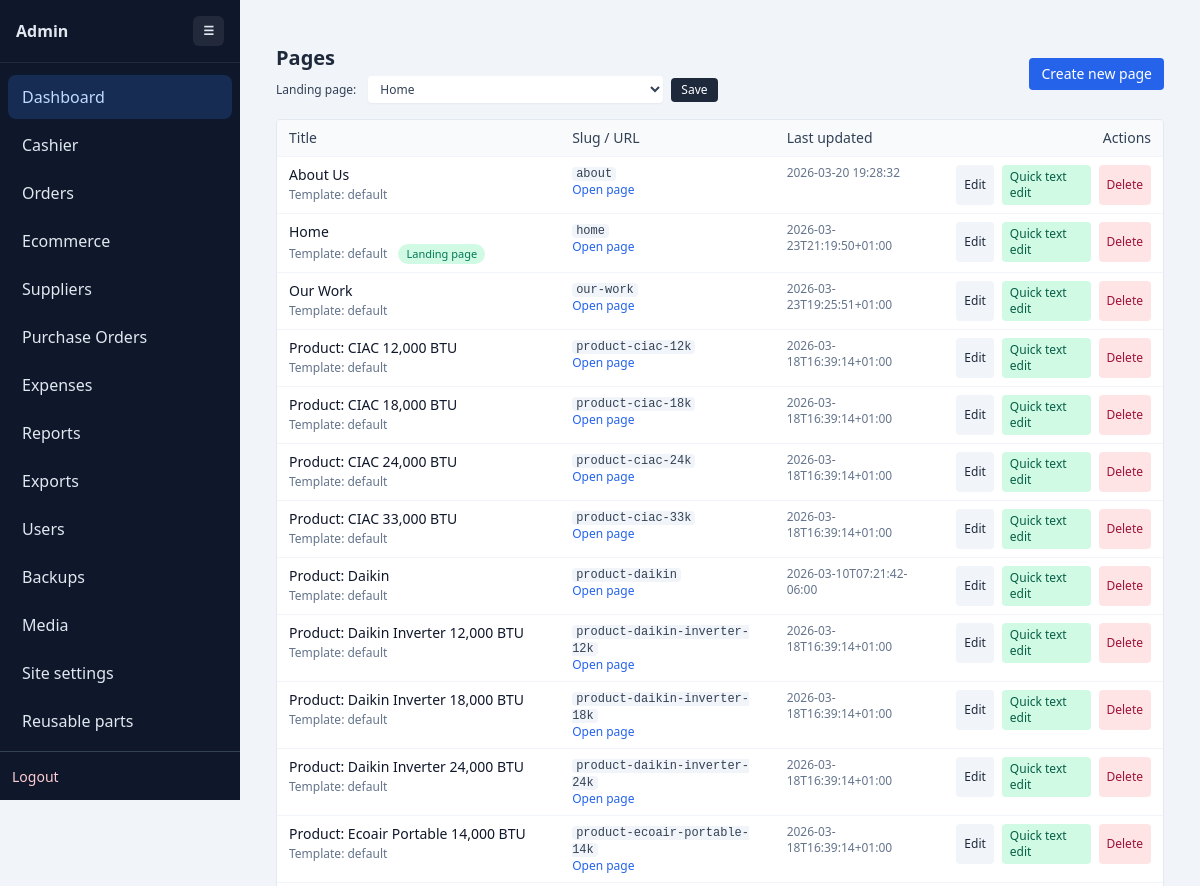
Before: /admin.php (signed in, upper part) with the older database file.
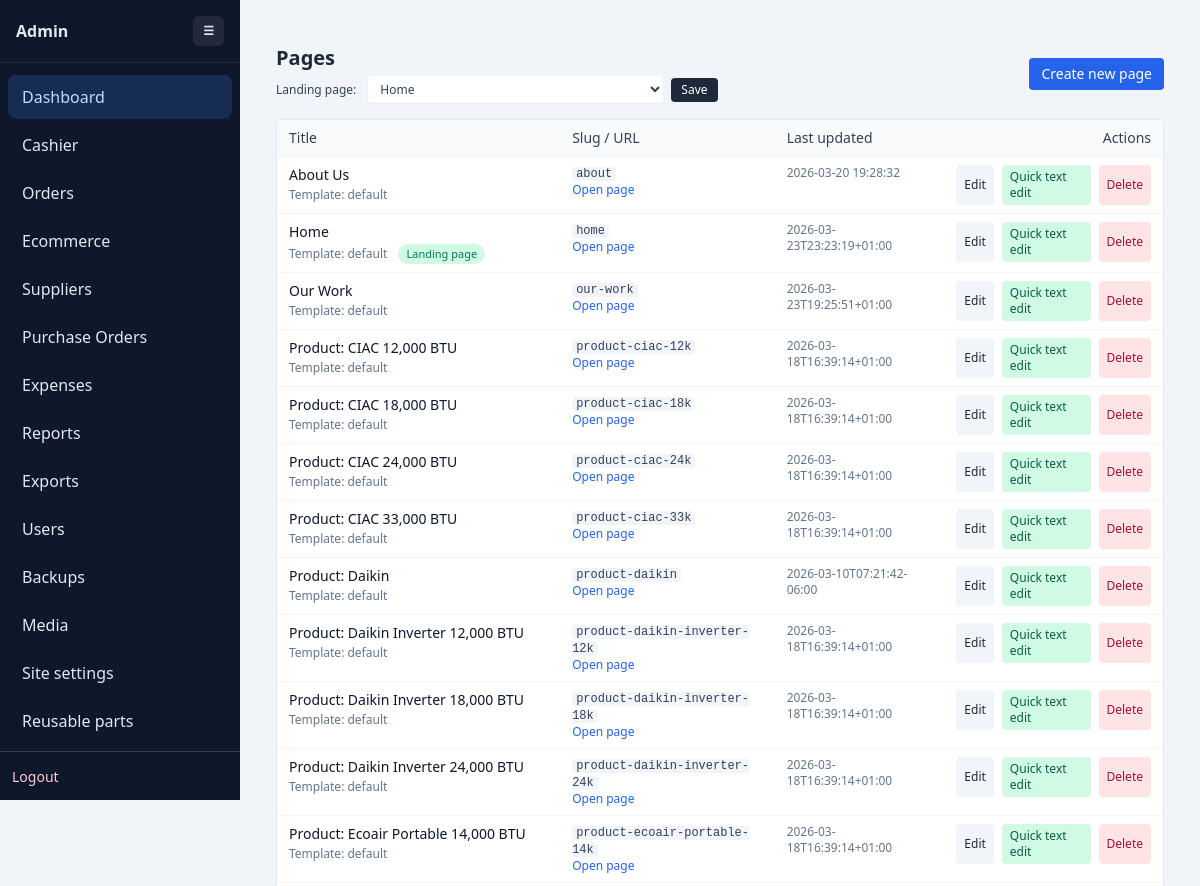
After: the same page with the newer database file.
### tables this page shows
CREATE TABLE pages (
        id TEXT PRIMARY KEY,
        title TEXT NOT NULL,
        slug TEXT NOT NULL UNIQUE,
        content TEXT NOT NULL,
        updated_at TEXT,
        template TEXT NOT NULL DEFAULT "default"
    , page_css TEXT, full_width INTEGER NOT NULL DEFAULT 0, show_title INTEGER NOT NULL DEFAULT 1, show_meta INTEGER NOT NULL DEFAULT 1, page_js TEXT);

### config.php (called while the page is built, shortened)
<?php
function get_db(): PDO
{
    static $db = null;
    if ($db instanceof PDO) {
        return $db;
    }
    try {
        $db = new PDO('sqlite:' . DB_FILE);
        $db->setAttribute(PDO::ATTR_ERRMODE, PDO::ERRMODE_EXCEPTION);
        $db->setAttribute(PDO::ATTR_DEFAULT_FETCH_MODE, PDO::FETCH_ASSOC);
    } catch (PDOException $e) {
        die('Database connection failed: ' . htmlspecialchars($e->getMessage(), ENT_QUOTES, 'UTF-8'));
    }
    return $db;
}
function load_pages(): array
{
    $db = get_db();
    $stmt = $db->query('SELECT id, title, slug, content, updated_at, template, page_css, full_width, show_title, show_meta FROM pages ORDER BY title COLLATE NOCASE');
    $rows = $stmt->fetchAll();
    if (is_array($rows) && count($rows) > 0) {
        return $rows;
    }
    return [];
}
function get_setting(string $name, ?string $default = null): ?string
{
    $db = get_db();
    $stmt = $db->prepare('SELECT value FROM settings WHERE name = :name LIMIT 1');
    $stmt->execute([':name' => $name]);
    $row = $stmt->fetch(PDO::FETCH_ASSOC);
    if ($row && array_key_exists('value', $row)) {
        return $row['value'];
    }
    return $default;
}

### admin.php (the view, shortened to what the changed rows need)
<?php
require __DIR__ . '/admin_nav.php';
$pages = load_pages();
$home_page_id = get_setting('home_page_id');
$action = $_GET['action'] ?? 'list';
?>
<!DOCTYPE html>
<html lang="en">
<head>
    <script src="https://cdn.tailwindcss.com"></script>
</head>
<body class="bg-slate-100 min-h-screen">
<main class="w-full mx-auto px-4 py-6 max-w-none">
    <?php if ($action === 'list'): ?>
        <div class="flex flex-col gap-2 mb-4 sm:flex-row sm:items-center sm:justify-between">
            <div>
                <h2 class="text-xl font-semibold text-slate-800">Pages</h2>
            </div>
        </div>
        <?php if (empty($pages)): ?>
            <p class="text-slate-600 bg-white border rounded px-4 py-3">No pages yet. <a href="admin.php?action=edit" class="text-blue-600 underline">Create your first page</a>.</p>
        <?php else: ?>
            <div class="overflow-hidden rounded border border-slate-200 bg-white">
            <table class="min-w-full text-sm">
                <thead>
                <tr class="bg-slate-50 text-left text-slate-700">
                    <th class="px-3 py-2 font-medium">Title</th>
                    <th class="px-3 py-2 font-medium">Slug / URL</th>
                    <th class="px-3 py-2 font-medium">Last updated</th>
                    <th class="px-3 py-2 font-medium text-right">Actions</th>
                </tr>
                </thead>
                <tbody>
                <?php foreach ($pages as $page): ?>
                    <tr class="border-t border-slate-100">
                        <td class="px-3 py-2 align-top">
                            <div class="font-medium text-slate-900"><?php echo htmlspecialchars($page['title'], ENT_QUOTES, 'UTF-8'); ?></div>
                            <div class="mt-0.5 text-xs text-slate-500">
                                Template: <?php echo htmlspecialchars($page['template'] ?? 'default', ENT_QUOTES, 'UTF-8'); ?>
                                <?php if ($home_page_id === $page['id']): ?>
                                    <span class="ml-2 inline-flex items-center rounded-full bg-emerald-100 px-2 py-0.5 text-[11px] font-medium text-emerald-700">Landing page</span>
                                <?php endif; ?>
                            </div>
                        </td>
                        <td class="px-3 py-2 align-top text-xs text-slate-700">
                            <div><code class="bg-slate-100 px-1 rounded"><?php echo htmlspecialchars($page['slug'], ENT_QUOTES, 'UTF-8'); ?></code></div>
                            <a class="text-blue-600 hover:underline" href="<?php echo htmlspecialchars($page['slug'], ENT_QUOTES, 'UTF-8'); ?>" target="_blank">Open page</a>
                        </td>
                        <td class="px-3 py-2 align-top text-xs text-slate-500"><?php echo htmlspecialchars($page['updated_at'] ?? '', ENT_QUOTES, 'UTF-8'); ?></td>
                        <td class="px-3 py-2 align-top">
                            <div class="flex justify-end gap-2 text-xs">
                                <a class="inline-flex items-center px-2 py-1 rounded bg-slate-100 hover:bg-slate-200 text-slate-800" href="admin.php?action=edit&id=<?php echo urlencode($page['id']); ?>">Edit</a>
                                <a class="inline-flex items-center px-2 py-1 rounded bg-emerald-100 hover:bg-emerald-200 text-emerald-800" href="element_editor.php?id=<?php echo urlencode($page['id']); ?>">Quick text edit</a>
                                <a class="inline-flex items-center px-2 py-1 rounded bg-rose-100 hover:bg-rose-200 text-rose-800" href="admin.php?action=delete&id=<?php echo urlencode($page['id']); ?>"
                                   onclick="return confirm('Delete this page?');">Delete</a>
                            </div>
                        </td>
                    </tr>
                <?php endforeach; ?>
                </tbody>
            </table>
            </div>
        <?php endif; ?>
    <?php endif; ?>
</main>
</body>
</html>

Changed rows visible on the page:
changed pages "Home": updated_at "2026-03-23T21:19:50+01:00" → "2026-03-23T23:23:19+01:00"
